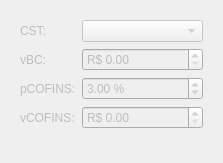
                <widget class="QWidget" name="scrollAreaWidgetContents_4">
                 <property name="geometry">
                  <rect>
                   <x>0</x>
                   <y>0</y>
                   <width>223</width>
                   <height>163</height>
                  </rect>
                 </property>
                 <layout class="QGridLayout" name="gridLayout_85">
                  <item row="0" column="0">
                   <widget class="QFrame" name="frame_10">
                    <property name="enabled">
                     <bool>false</bool>
                    </property>
                    <layout class="QGridLayout" name="gridLayout_37">
                     <item row="0" column="1">
                      <widget class="QComboBox" name="comboBoxCOFINScst">
                       <property name="sizePolicy">
                        <sizepolicy hsizetype="Ignored" vsizetype="Fixed">
                         <horstretch>0</horstretch>
                         <verstretch>0</verstretch>
                        </sizepolicy>
                       </property>
                       <item>
                        <property name="text">
                         <string/>
                        </property>
                       </item>
                       <item>
                        <property name="text">
                         <string>01 - Operação Tributável com Alíquota Básica</string>
                        </property>
                       </item>
                       <item>
                        <property name="text">
                         <string>02 - Operação Tributável com Alíquota Diferenciada</string>
                        </property>
                       </item>
                       <item>
                        <property name="text">
                         <string>03 - Operação Tributável com Alíquota por Unidade de Medida de Produto</string>
                        </property>
                       </item>
                       <item>
                        <property name="text">
                         <string>04 - Operação Tributável Monofásica - Revenda a Alíquota Zero</string>
                        </property>
                       </item>
                       <item>
                        <property name="text">
                         <string>05 - Operação Tributável por Substituição Tributária</string>
                        </property>
                       </item>
                       <item>
                        <property name="text">
                         <string>06 - Operação Tributável a Alíquota Zero</string>
                        </property>
                       </item>
                       <item>
                        <property name="text">
                         <string>07 - Operação Isenta da Contribuição</string>
                        </property>
                       </item>
                       <item>
                        <property name="text">
                         <string>08 - Operação sem Incidência da Contribuição</string>
                        </property>
                       </item>
                       <item>
                        <property name="text">
                         <string>09 - Operação com Suspensão da Contribuição</string>
                        </property>
                       </item>
                       <item>
                        <property name="text">
                         <string>49 - Outras Operações de Saída</string>
                        </property>
                       </item>
                       <item>
                        <property name="text">
                         <string>50 - Operação com Direito a Crédito - Vinculada Exclusivamente a Receita Tributada no Mercado Interno</string>
                        </property>
                       </item>
                       <item>
                        <property name="text">
                         <string>51 - Operação com Direito a Crédito - Vinculada Exclusivamente a Receita Não-Tributada no Mercado Interno</string>
                        </property>
                       </item>
                       <item>
                        <property name="text">
                         <string>52 - Operação com Direito a Crédito - Vinculada Exclusivamente a Receita de Exportação</string>
                        </property>
                       </item>
                       <item>
                        <property name="text">
                         <string>53 - Operação com Direito a Crédito - Vinculada a Receitas Tributadas e Não-Tributadas no Mercado Interno</string>
                        </property>
                       </item>
                       <item>
                        <property name="text">
                         <string>54 - Operação com Direito a Crédito - Vinculada a Receitas Tributadas no Mercado Interno e de Exportação</string>
                        </property>
                       </item>
                       <item>
                        <property name="text">
                         <string>55 - Operação com Direito a Crédito - Vinculada a Receitas Não Tributadas no Mercado Interno e de Exportação</string>
                        </property>
                       </item>
                       <item>
                        <property name="text">
                         <string>56 - Operação com Direito a Crédito - Vinculada a Receitas Tributadas e Não-Tributadas no Mercado Interno e de Exportação</string>
                        </property>
                       </item>
                       <item>
                        <property name="text">
                         <string>60 - Crédito Presumido - Operação de Aquisição Vinculada Exclusivamente a Receita Tributada no Mercado Interno</string>
                        </property>
                       </item>
                       <item>
                        <property name="text">
                         <string>61 - Crédito Presumido - Operação de Aquisição Vinculada Exclusivamente a Receita Não-Tributada no Mercado Interno</string>
                        </property>
                       </item>
                       <item>
                        <property name="text">
                         <string>62 - Crédito Presumido - Operação de Aquisição Vinculada Exclusivamente a Receita de Exportação</string>
                        </property>
                       </item>
                       <item>
                        <property name="text">
                         <string>63 - Crédito Presumido - Operação de Aquisição Vinculada a Receitas Tributadas e Não-Tributadas no Mercado Interno</string>
                        </property>
                       </item>
                       <item>
                        <property name="text">
                         <string>64 - Crédito Presumido - Operação de Aquisição Vinculada a Receitas Tributadas no Mercado Interno e de Exportação</string>
                        </property>
                       </item>
                       <item>
                        <property name="text">
                         <string>65 - Crédito Presumido - Operação de Aquisição Vinculada a Receitas Não-Tributadas no Mercado Interno e de Exportação</string>
                        </property>
                       </item>
                       <item>
                        <property name="text">
                         <string>66 - Crédito Presumido - Operação de Aquisição Vinculada a Receitas Tributadas e Não-Tributadas no Mercado Interno e de Exportação</string>
                        </property>
                       </item>
                       <item>
                        <property name="text">
                         <string>67 - Crédito Presumido - Outras Operações</string>
                        </property>
                       </item>
                       <item>
                        <property name="text">
                         <string>70 - Operação de Aquisição sem Direito a Crédito</string>
                        </property>
                       </item>
                       <item>
                        <property name="text">
                         <string>71 - Operação de Aquisição com Isenção</string>
                        </property>
                       </item>
                       <item>
                        <property name="text">
                         <string>72 - Operação de Aquisição com Suspensão</string>
                        </property>
                       </item>
                       <item>
                        <property name="text">
                         <string>73 - Operação de Aquisição a Alíquota Zero</string>
                        </property>
                       </item>
                       <item>
                        <property name="text">
                         <string>74 - Operação de Aquisição sem Incidência da Contribuição</string>
                        </property>
                       </item>
                       <item>
                        <property name="text">
                         <string>75 - Operação de Aquisição por Substituição Tributária</string>
                        </property>
                       </item>
                       <item>
                        <property name="text">
                         <string>98 - Outras Operações de Entrada</string>
                        </property>
                       </item>
                       <item>
                        <property name="text">
                         <string>99 - Outras Operações</string>
                        </property>
                       </item>
                      </widget>
                     </item>
                     <item row="0" column="0">
                      <widget class="QLabel" name="label_18">
                       <property name="sizePolicy">
                        <sizepolicy hsizetype="Maximum" vsizetype="Preferred">
                         <horstretch>0</horstretch>
                         <verstretch>0</verstretch>
                        </sizepolicy>
                       </property>
                       <property name="text">
                        <string>CST:</string>
                       </property>
                      </widget>
                     </item>
                     <item row="2" column="1">
                      <widget class="QDoubleSpinBox" name="doubleSpinBoxCOFINSpcofins">
                       <property name="suffix">
                        <string> %</string>
                       </property>
                       <property name="maximum">
                        <double>100.000000000000000</double>
                       </property>
                       <property name="value">
                        <double>3.000000000000000</double>
                       </property>
                      </widget>
                     </item>
                     <item row="3" column="0">
                      <widget class="QLabel" name="label_21">
                       <property name="sizePolicy">
                        <sizepolicy hsizetype="Maximum" vsizetype="Preferred">
                         <horstretch>0</horstretch>
                         <verstretch>0</verstretch>
                        </sizepolicy>
                       </property>
                       <property name="text">
                        <string>vCOFINS:</string>
                       </property>
                      </widget>
                     </item>
                     <item row="1" column="1">
                      <widget class="QDoubleSpinBox" name="doubleSpinBoxCOFINSvbc">
                       <property name="prefix">
                        <string>R$ </string>
                       </property>
                       <property name="maximum">
                        <double>99999.990000000005239</double>
                       </property>
                      </widget>
                     </item>
                     <item row="4" column="1">
                      <spacer name="verticalSpacer_9">
                       <property name="orientation">
                        <enum>Qt::Vertical</enum>
                       </property>
                       <property name="sizeHint" stdset="0">
                        <size>
                         <width>20</width>
                         <height>40</height>
                        </size>
                       </property>
                      </spacer>
                     </item>
                     <item row="1" column="0">
                      <widget class="QLabel" name="label_19">
                       <property name="sizePolicy">
                        <sizepolicy hsizetype="Maximum" vsizetype="Preferred">
                         <horstretch>0</horstretch>
                         <verstretch>0</verstretch>
                        </sizepolicy>
                       </property>
                       <property name="text">
                        <string>vBC:</string>
                       </property>
                      </widget>
                     </item>
                     <item row="2" column="0">
                      <widget class="QLabel" name="label_20">
                       <property name="sizePolicy">
                        <sizepolicy hsizetype="Maximum" vsizetype="Preferred">
                         <horstretch>0</horstretch>
                         <verstretch>0</verstretch>
                        </sizepolicy>
                       </property>
                       <property name="text">
                        <string>pCOFINS:</string>
                       </property>
                      </widget>
                     </item>
                     <item row="3" column="1">
                      <widget class="QDoubleSpinBox" name="doubleSpinBoxCOFINSvcofins">
                       <property name="prefix">
                        <string>R$ </string>
                       </property>
                       <property name="maximum">
                        <double>99999.990000000005239</double>
                       </property>
                      </widget>
                     </item>
                    </layout>
                   </widget>
                  </item>
                 </layout>
                </widget>
